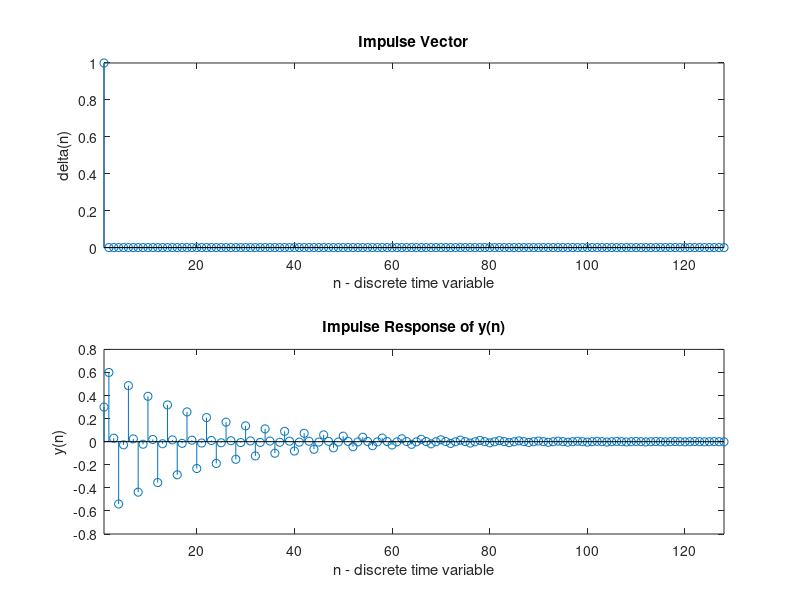
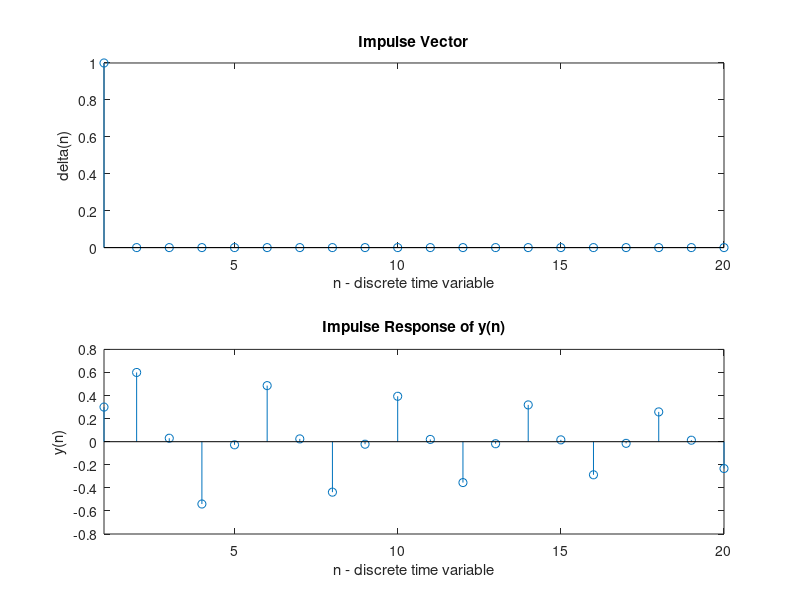

Source code (MATLAB) for these figures, in order:
disp("Section 1");
clear;

b = [0.3, 0.6, 0.3]; %Coefficients of x[n] (2rd order)
a = [1, 0, 0.9]; %Coefficients of y[n] (2nd order)

t0offset = 3; %This defines where 'zero' is in the arrays -> 'n = zero' is position 1+t0offset

imp = zeros(1, 128+t0offset);
y = zeros(1, 128+t0offset);

imp(1 + t0offset) = 1; %Create an the 128 samples of diracdelta function

for index = 1:(128)
  n = index + t0offset;
  y(n) = -0.9*y(n-2) + 0.3*imp(n) + 0.6*imp(n-1) + 0.3*imp(n-2);
end

subplot(2, 1, 1);
stem(imp((1+t0offset):(128+t0offset)));
xlim([1 128]);
title("Impulse Vector");
xlabel("n - discrete time variable");
ylabel("delta(n)");

subplot(2, 1, 2);
stem(y((1+t0offset):(128+t0offset)));
xlim([1 128]);
title("Impulse Response of y(n)");
xlabel("n - discrete time variable");
ylabel("y(n)");

print(gcf, '-dpng', 'handin1dall.png') %Save as png

%Create a zoomed view of first 20 points
figure();

subplot(2, 1, 1);
stem(imp((1+t0offset):(128+t0offset)));
xlim([1 20]);
title("Impulse Vector");
xlabel("n - discrete time variable");
ylabel("delta(n)");

subplot(2, 1, 2);
stem(y((1+t0offset):(128+t0offset)));
xlim([1 20]);
title("Impulse Response of y(n)");
xlabel("n - discrete time variable");
ylabel("y(n)");

print(gcf, '-dpng', 'handin1d20pnts.png') %Save as png
